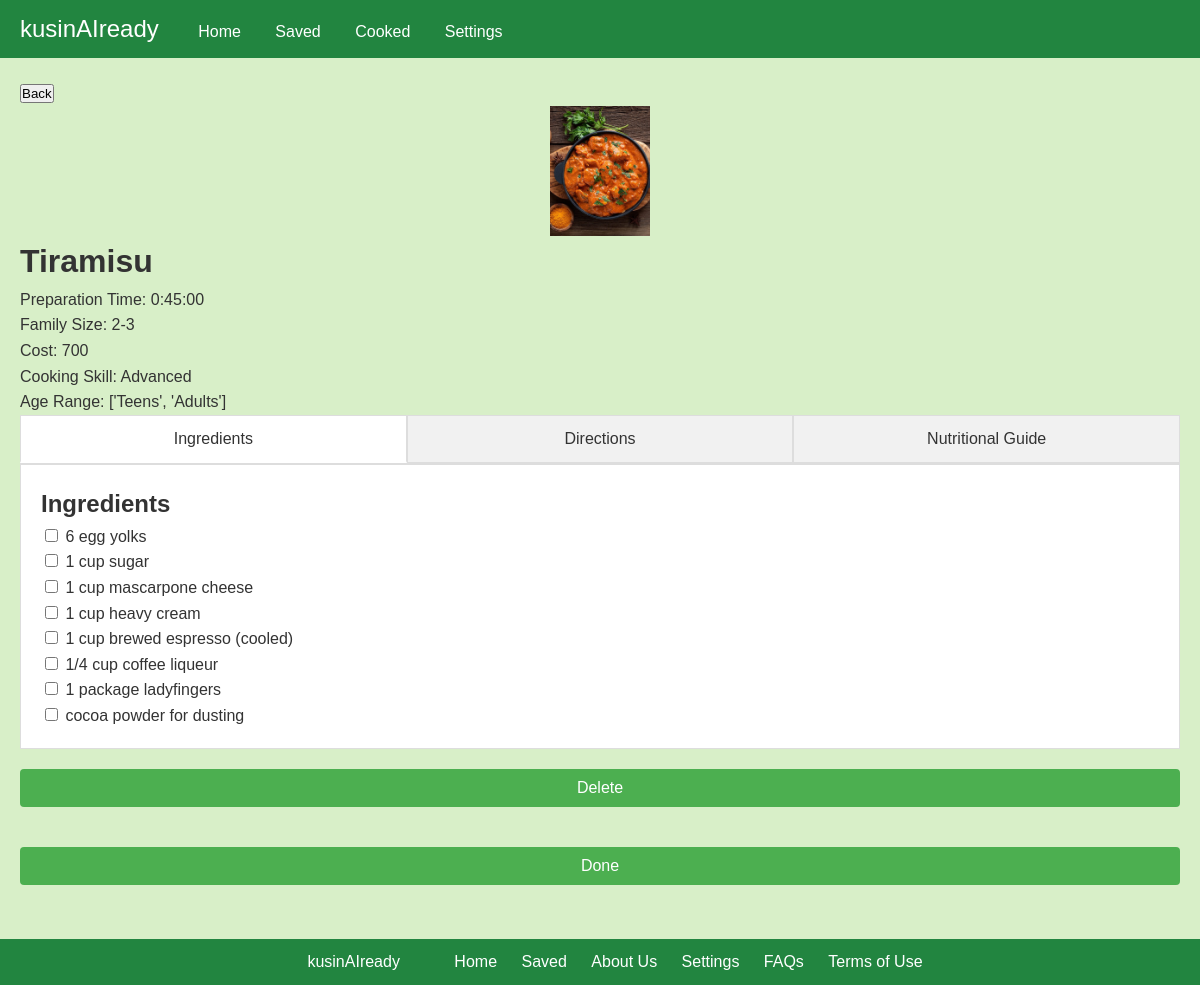
The app's page /saveddish/12/ (signed in) with its own data.
### kusinaiapp/models.py (models this page shows, shortened)
class Dish(models.Model):
    MEAL_TYPE_CHOICES = [
        ('Appetizer', 'Appetizer'),
        ('Soup', 'Soup'),
        ('Dessert', 'Dessert'),
        ('Vegetable Dishes', 'Vegetable Dishes'),
        ('Vegetable with Seafood', 'Vegetable with Seafood'),
        ('Vegetable with Meat', 'Vegetable with Meat'),
    ]
    dish_name = models.CharField(max_length=200)
    preparation_time = models.DurationField()
    ingredient_list = models.TextField()
    number_of_servings = models.CharField(max_length=50)
    procedure = models.TextField()
    nutritional_guide = models.TextField()
    skills_needed = models.CharField(max_length=200)
    age_range_that_can_eat = models.JSONField()
    cost = models.IntegerField()  # Changed to IntegerField
    dish_image = models.ImageField(upload_to='dish_images/')
    meal_type = models.CharField(max_length=30, choices=MEAL_TYPE_CHOICES)

### kusinaiapp/views.py (the view, shortened to what this page needs)
# urls.py: path('saveddish/<int:dish_id>/', views.saveddish, name='saveddish'),
@login_required
def saveddish(request, dish_id):
    dish = get_object_or_404(Dish, id=dish_id)
    user = get_object_or_404(AppUser, user=request.user)
    dish_plan = DishPlan.objects.filter(dish=dish, user=user).first()
    ingredients = dish.ingredient_list.split(',') if dish.ingredient_list else []
    procedure_steps = dish.procedure.split('\n') if dish.procedure else []
    return render(request, 'saveddish.html', {
        'dish': dish,
        'dish_plan_id': dish_plan.id if dish_plan else None,
        'ingredients': ingredients,
        'procedure_steps': procedure_steps,
    })

### templates/saveddish.html (shortened to what this page needs)
<!DOCTYPE html>
<html lang="en">
<head>
    {% load static %}
    <link rel="stylesheet" href="{% static 'css/style.css' %}">
</head>
<body>
    <header>
        <nav>
            <div class="logo">kusinAIready</div>
            <div class="nav-menu">
                <div class="nav-links">
                    <a href="{% url 'home' %}">Home</a>
                    <a href="{% url 'saved' %}">Saved</a>
                    <a href="{% url 'cooked' %}">Cooked</a>
                    <a href="{% url 'settings' %}">Settings</a>
                </div>
            </div>
        </nav>
    </header>
    <main>
        <button class="back-button" onclick="window.history.back()">Back</button>
        <div class="dish-details">
            <img src="{{ dish.dish_image.url }}" alt="{{ dish.dish_name }}">
            <h1>{{ dish.dish_name }}</h1>
            <p>Preparation Time: {{ dish.preparation_time }}</p>
            <p>Family Size: {{ dish.number_of_servings }}</p>
            <p>Cost: {{ dish.cost }}</p>
            <p>Cooking Skill: {{ dish.skills_needed }}</p>
            <p>Age Range: {{ dish.age_range_that_can_eat }}</p>
            <div class="tabs">
                <div class="tab" onclick="showTab('ingredients')">Ingredients</div>
                <div class="tab" onclick="showTab('directions')">Directions</div>
                <div class="tab" onclick="showTab('nutritional_guide')">Nutritional Guide</div>
            </div>
            <div id="ingredients" class="tab-content">
                <h2>Ingredients</h2>
                {% for ingredient in ingredients %}
                    <label>
                        <input type="checkbox" name="ingredients" value="{{ ingredient }}" /> {{ ingredient }}
                    </label><br/>
                {% endfor %}
            </div>
            <form id="dish-form" method="POST">
                <button type="button" onclick="handleAction('delete')">Delete</button>
                <button type="button" onclick="handleAction('done')">Done</button>
            </form>
        </div>
    </main>
    <footer>
        <div class="footer-left">kusinAIready</div>
        <div class="footer-right">
            <a href="{% url 'home' %}">Home</a>
            <a href="{% url 'saved' %}">Saved</a>
            <a href="{% url 'about' %}">About Us</a>
            <a href="{% url 'settings' %}">Settings</a>
            <a href="{% url 'faqs' %}">FAQs</a>
            <a href="{% url 'terms' %}">Terms of Use</a>
        </div>
    </footer>
</body>
</html>

### static/css/style.css (style rules this page uses)
body, h1, h2, h3, p, button { margin: 0; padding: 0; box-sizing: border-box; }
body { font-family: 'Montserrat', sans-serif; line-height: 1.6; color: #333; background-color: #D8EFC8; padding-bottom: 60px; margin: 0 auto; max-width: 1200px; }
header { background-color: #228540; color: #fff; padding: 10px 20px; width: 100%; position: fixed; top: 0; left: 0; z-index: 1000; }
header .logo { font-size: 24px; display: inline-block; }
header .nav-menu { position: relative; display: inline-block; }
header .nav-links { display: inline-block; margin-left: 20px; }
header .nav-links a { color: #fff; text-decoration: none; padding: 0 15px; display: inline-block; transition: color 0.3s ease; }
main { padding: 80px 20px 20px; }
footer { background-color: #228540; color: #fff; padding: 10px 20px; text-align: center; width: 100%; position: fixed; bottom: 0; left: 0; z-index: 1000; }
footer .footer-left, footer .footer-right { display: inline-block; padding: 0 20px; }
footer .footer-right a { color: #fff; text-decoration: none; padding: 0 10px; }
footer::after { content: ""; display: table; clear: both; }
.dish-details img { width: 100px; height: 130px; object-fit: cover; display: block; margin: 0 auto; }
form { display: flex; flex-direction: column; }
form button, .login-card .login-button { width: 100%; padding: 10px; margin: 20px 0; background-color: #4caf50; color: #fff; border: none; border-radius: 4px; cursor: pointer; font-size: 16px; transition: background-color 0.3s ease, transform 0.3s ease; }

### templates/saveddish.html (style rules this page uses)
.tabs { display: flex; border-bottom: 2px solid #ddd; background-color: #fff; }
.tab { flex: 1; padding: 10px; cursor: pointer; text-align: center; background-color: #f1f1f1; border: 1px solid #ddd; }
.tab.active { background-color: #fff; border-bottom: 2px solid #fff; }
.tab-content { display: none; background-color: #fff; padding: 20px; border: 1px solid #ddd; border-top: none; }
.tab-content.active { display: block; }

### records on screen
Dish: dish_image (picture), dish_name "Tiramisu", preparation_time "0:45:00", number_of_servings "2-3", cost "700", skills_needed "Advanced", age_range_that_can_eat "['Teens', 'Adults']"

### other values on screen
{{ ingredient }} "6 egg yolks" "1 cup sugar" "1 cup mascarpone cheese" "1 cup heavy cream" "1 cup brewed espresso (cooled)" "1/4 cup coffee liqueur" "1 package ladyfingers" "cocoa powder for dusting"
